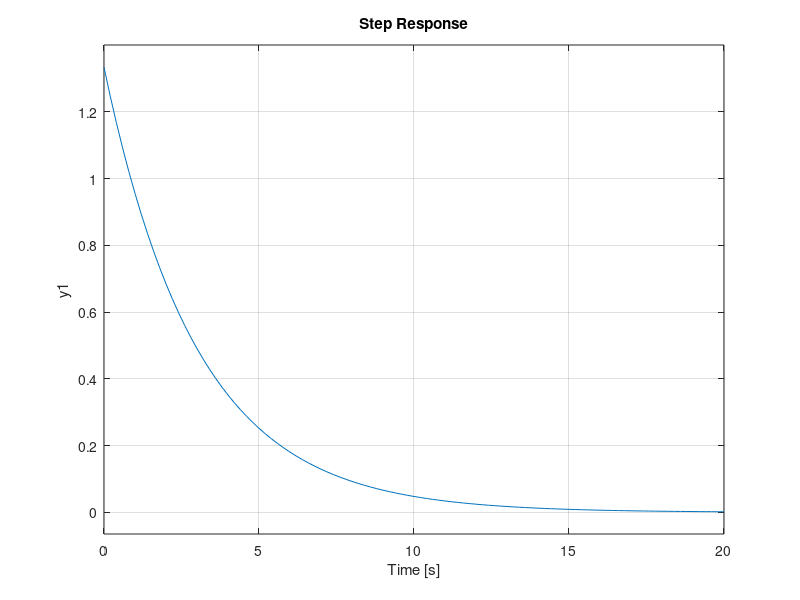

The MATLAB source for this figure: (Note: this script raises an error after producing the figure.)
%Parte 1
%Algunas lineas de codigo para los graficos se encuentran comentadas para
%evitar confusiones, por lo que se aconseja descomentarlas para analizar
%cada grafico requerido

%Funcion 1
%Definicion de numerador y denominador funcion de transferencia
num1 = [4,0];
den1 = [3,1];
%Definicion de la funcion de transferencia 1
sys1 = tf(num1,den1);
%Grafico step lazo abierto
step(sys1);
%title("Función de transferencia 1: Lazo Abierto");
%grid on
%Grafico step lazo cerrado utilizando cloop
[num1_2,den1_2] = cloop (num1,den1);
step(num1_2,den1_2);
%title("Función de transferencia 1: Lazo Cerrado");
%grid on

%Funcion 2
%Definicion de numerador y denominador funcion de transferencia
num2 =[5,7,4] ;
den2 =[1,6,3] ;
%Definicion de la funcion de transferencia 2
sys2 = tf(num2,den2);
%Grafico step lazo abierto
step(sys2);
%title("Función de transferencia 2: Lazo Abierto");
%grid on
%Grafico step lazo cerrado utilizando cloop
[num2_2,den2_2] = cloop(num2,den2);
step(num2_2,den2_2);
%title("Función de transferencia 2: Lazo Cerrado");
%grid on

%Funcion 3
%Definicion de numerador y denominador funcion de transferencia
num3 = [0,0,12,0];
den3 = [1,7,0,-4];
%Definicion de la funcion de transferencia 3
sys3 = tf(num3,den3);
%Grafico step lazo abierto
step(sys3);
%title("Función de transferencia 3: Lazo Abierto");
%grid on
%Grafico step lazo cerrado utilizando cloop
[num3_2,den3_2] = cloop(num3,den3);
step(num3_2,den3_2);
%title("Función de transferencia 3: Lazo Cerrado");
%grid on

%Informacion para el cuadro comparativo:
%Ceros de las funciones
[z,gain] = zero(sys1);
[z,gain] = zero(sys2);
%Polos de las funciones
pole1 = pole(sys1);
pole2 = pole(sys2);
%Informacion de los sistemas
s1 = stepinfo(sys1);
s2 = stepinfo(sys2);

